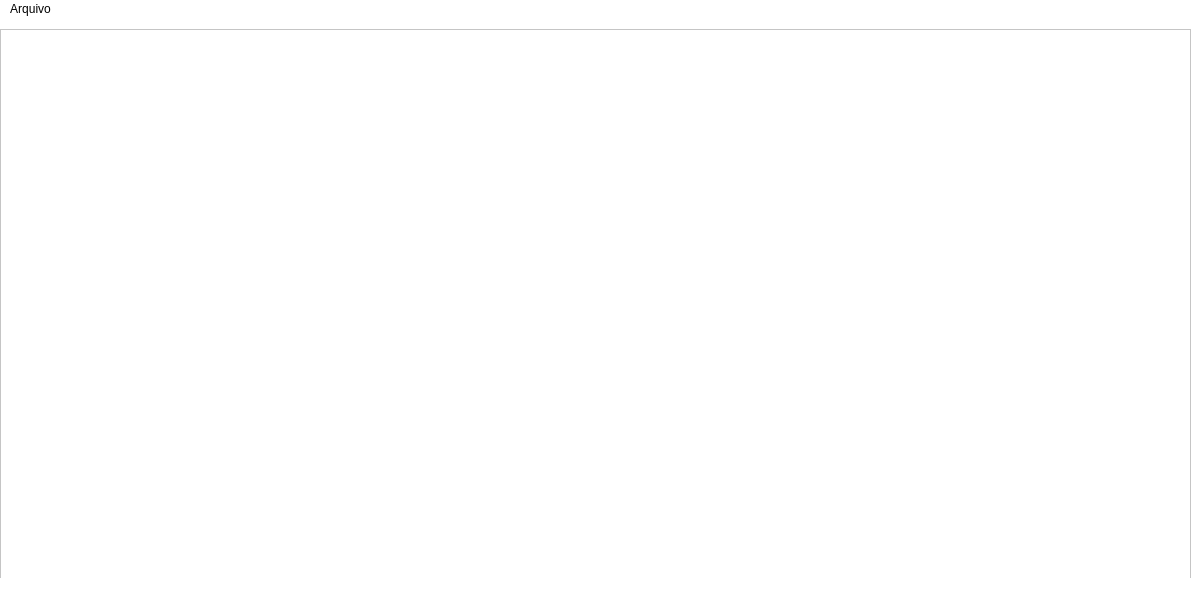
<?xml version="1.0" encoding="UTF-8"?>
<ui version="4.0">
 <class>MainWindow</class>
 <widget class="QMainWindow" name="MainWindow">
  <property name="geometry">
   <rect>
    <x>0</x>
    <y>0</y>
    <width>1197</width>
    <height>600</height>
   </rect>
  </property>
  <property name="windowTitle">
   <string>MainWindow</string>
  </property>
  <property name="styleSheet">
   <string notr="true">background-color: rgb(255, 255, 255);</string>
  </property>
  <widget class="QWidget" name="centralwidget">
   <widget class="QFrame" name="frame">
    <property name="geometry">
     <rect>
      <x>0</x>
      <y>10</y>
      <width>1191</width>
      <height>551</height>
     </rect>
    </property>
    <property name="frameShape">
     <enum>QFrame::StyledPanel</enum>
    </property>
    <property name="frameShadow">
     <enum>QFrame::Raised</enum>
    </property>
    <widget class="QLabel" name="label">
     <property name="geometry">
      <rect>
       <x>170</x>
       <y>30</y>
       <width>821</width>
       <height>511</height>
      </rect>
     </property>
     <property name="text">
      <string>&lt;html&gt;&lt;head/&gt;&lt;body&gt;&lt;p&gt;&lt;img src=&quot;:/icons/icons/bos.png&quot;/&gt;&lt;/p&gt;&lt;/body&gt;&lt;/html&gt;</string>
     </property>
    </widget>
   </widget>
  </widget>
  <widget class="QMenuBar" name="menubar">
   <property name="geometry">
    <rect>
     <x>0</x>
     <y>0</y>
     <width>1197</width>
     <height>22</height>
    </rect>
   </property>
   <widget class="QMenu" name="menuArquivo">
    <property name="title">
     <string>Arquivo</string>
    </property>
    <addaction name="actionCliente"/>
    <addaction name="separator"/>
    <addaction name="actionFornecedor_2"/>
   </widget>
   <addaction name="menuArquivo"/>
  </widget>
  <widget class="QStatusBar" name="statusbar"/>
  <action name="actionCadastro">
   <property name="text">
    <string>Cadastro</string>
   </property>
  </action>
  <action name="actionCliente">
   <property name="text">
    <string>Cliente</string>
   </property>
  </action>
  <action name="actionFornecedor_2">
   <property name="text">
    <string>Fornecedor</string>
   </property>
  </action>
 </widget>
 <resources>
  <include location="icons_.qrc"/>
 </resources>
 <connections/>
</ui>
